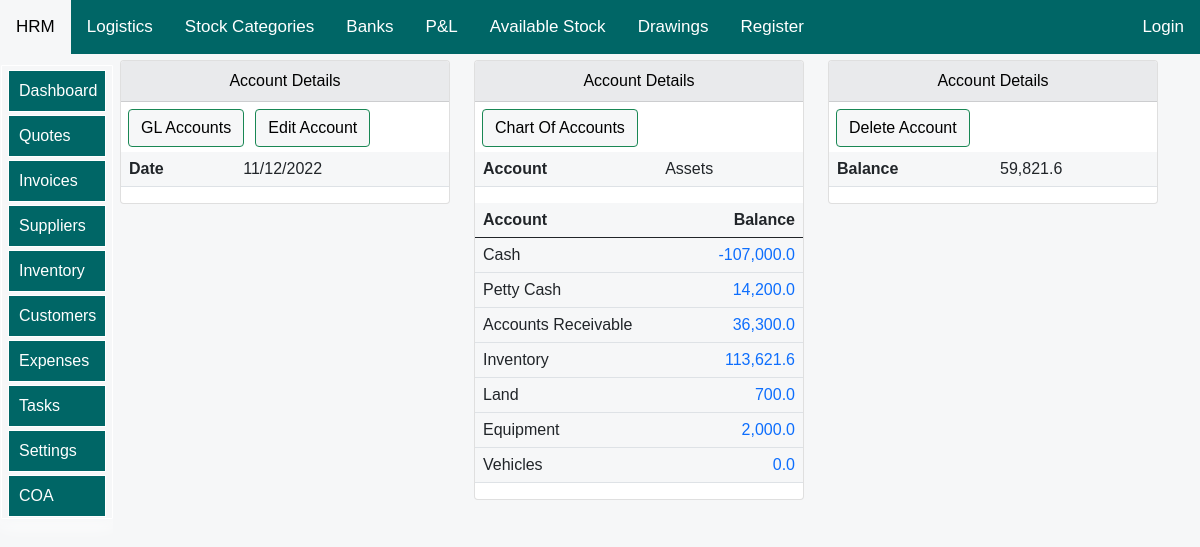
/View-General-Ledger-Details/2/, run on an earlier commit of the app's database.
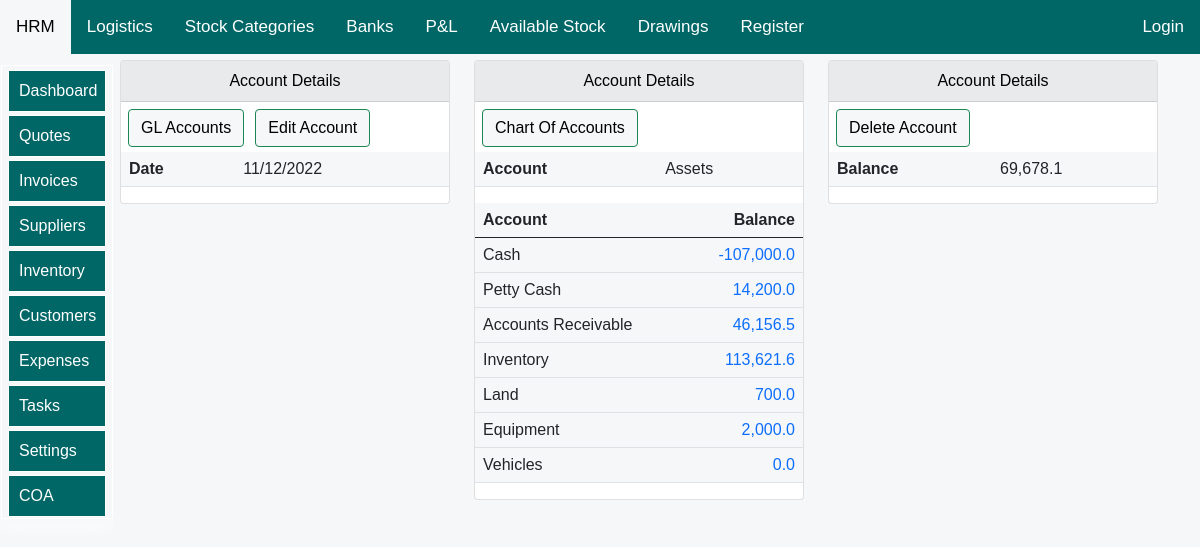
And on a later commit of the database.
### allifmaalapp/models.py (models this page shows, shortened)
class AllifmaalChartOfAccountsModel(models.Model):
    mydefaultvalue=AllifmaalGeneralLedgersModel.objects.first()
    myitemid=mydefaultvalue.id
    Financial_Statement= [
    ('Income Statement','Income Statement'),
    ('Balance Sheet', 'Balance Sheet'),
    ]
    Account_nature= [
    ('Debit','Debit'),
    ('Credit', 'Credit'),
    ('Both', 'Both'),
    ]
    Account_Type= [
    ('Posting','Posting'),
    ('Heading', 'Heading'),
    ('Total', 'Total'),
    ('Begin-Total', 'Begin-Total'),
    ('End-Total', 'End-Total'),
    ]
    generalPosting=[
        ("sale","sale"),
        ("purchase","purchase"),
    ]
    code=models.CharField(max_length=20,blank=True,null=True,unique=True)
    description=models.CharField(max_length=30,blank=True,null=True,unique=True)
    balance=models.DecimalField(max_digits=10,blank=False,null=True,decimal_places=1,default=0)
    statement=models.CharField(choices=Financial_Statement,max_length=20,blank=True,null=True)
    category=models.ForeignKey(AllifmaalGeneralLedgersModel, blank=True, null=True, on_delete=models.SET_NULL,related_name='coaglrelname',default=myitemid)
    nature=models.CharField(choices=Account_nature,max_length=20,blank=True,null=True)
    type=models.CharField(choices=Account_Type,max_length=20,blank=True,null=True)
    posting=models.CharField(choices=generalPosting,max_length=20,blank=True,null=True)
    def __str__(self):
        return str(self.description)

class AllifmaalGeneralLedgersModel(models.Model):
    date=models.DateField(blank=True,null=True,auto_now_add=True)
    description=models.CharField(max_length=30,blank=True,null=True,unique=True)
    balance=models.DecimalField(max_digits=10,blank=False,null=True,decimal_places=1,default=0)

### allifmaalapp/views.py (the view)
# urls.py: path('View-General-Ledger-Details/<str:pk>/', views.AllifmaalGeneralLedgerDetails, name="AllifmaalGeneralLedgerDetails"),
def AllifmaalGeneralLedgerDetails(request, pk):
    try:
        title="Allifmaal General Ledger Account Details"
        supplier_liabilities=AllifmaalSuppliersModel.objects.filter(balance__gte=1)
        gl_details= AllifmaalGeneralLedgersModel.objects.get(id=pk)
        related_accs=AllifmaalChartOfAccountsModel.objects.filter(category=gl_details)
        acc_balance=0
        for items in related_accs:
            acc_balance+=items.balance
            print(items)
        acc_total=acc_balance
        gl_details.balance=acc_total
        gl_details.save()
    except:
        return HttpResponse("There was a problem !")
    context = {
        "gl_details":gl_details,
        "related_accs":related_accs,
        "title":title,
        "acc_total":acc_total,
    }
    return render(request,'allifmaalapp/accounts/allifmal_gl_details.html',context)

### allifmaalapp/templates/allifmaalapp/accounts/allifmal_gl_details.html (shortened to what this page needs)
{% extends 'allifmaalapp/bases/allifbase.html'%}
{% load static %}
{% load humanize %}
{% load crispy_forms_tags %}
{% block style %}
<link href="{% static 'css/bootstrap.min.css' %}" rel="stylesheet">
<link rel="stylesheet" href="https://use.fontawesome.com/releases/v5.15.2/css/all.css"
>
<link href="{% static 'js/jquery-ui-1.12.1/jquery-ui.min.css' %}" rel="stylesheet">
<link href="{% static 'js/jquery-ui-1.12.1/jquery-ui.structure.min.css' %}" rel="stylesheet">
<link href="{% static 'js/jquery-ui-1.12.1/jquery-ui.theme.min.css' %}" rel="stylesheet">
   {%endblock%}
   {% block body %}
<div class="container">
<div class="row mt-12" >
<div class="col-md-4">
    <div class="card">
        <div id="allif-section-headers" class="card-header ">
            Account Details
        </div>
        <div >
            <a  href="{% url 'allifmaalapp:allifmaalGeneralLedgers' %}">
                <button id="allif-link-buttons" type="button" class="btn btn-success mybuttonlinks" >
                GL Accounts</button></a>
    <a  href="{% url 'allifmaalapp:updateAllifmaalGeneralLedger' gl_details.id %}">
    <button id="allif-link-buttons" type="button" class="btn btn-success mybuttonlinks" >
    Edit Account</button></a>
    </div>
      <table class="table">
        <tbody>
            <tr>
                <th>Date</th>
                <td>{{gl_details.date|date:'d/m/Y'}}</td>
                </tr>
        </tbody>
        </table>
            </div>
        </div>
<div class="col-md-4">
    <div class="card">
        <div id="allif-section-headers" class="card-header ">
            Account Details
        </div>
        <div >
        <a  href="{% url 'allifmaalapp:allifmaal_add_show_chart_of_account' %}">
        <button id="allif-link-buttons" type="button" class="btn btn-success mybuttonlinks" >
        Chart Of Accounts</button></a>
        </div>
      <table class="table">
        <tbody>
        <tr>
            <th>Account</th>
            <td>{{gl_details.description}}</td>
            </tr>
  </tbody>
  </table>
  <table class="table">
    <thead>
    <tr>
    <th>Account</th>
    <th  style="text-align: right;">Balance</th>
    </tr>
</thead>
<tbody>
    {% for acc in related_accs %}
  <tr>
      <td>{{acc.description}}</td>
      <td style="text-align: right;">
        <a href="{% url 'allifmaalapp:show_account_of_account_details' acc.id %}">
        {{acc.balance|intcomma}}
        </a>
    </td>
  </tr>
  {% endfor %}
  </tbody>
  </table>
            </div>
        </div>
<div class="col-md-4">
    <div class="card">
        <div id="allif-section-headers" class="card-header ">
        Account Details
        </div>
        <div >
    <a  href="{% url 'allifmaalapp:deleteAllifmaalGeneralLedgerAccount' gl_details.id %}">
    <button id="allif-link-buttons" type="button" class="btn btn-success mybuttonlinks" >
        Delete Account</button></a>
    </div>
      <table class="table">
        <tbody>
            <tr>
                <th>Balance</th>
                <td>{{gl_details.balance|intcomma}}</td>
                </tr>
        </tbody>
        </table>
            </div>
        </div>
    </div>
</div>
   {% endblock %}

What changed in the data, as far as the page shows it:
changed AllifmaalGeneralLedgersModel "Assets": balance "59,821.6" → "69,678.1"
changed AllifmaalChartOfAccountsModel "Accounts Receivable": balance "36,300.0" → "46,156.5"
